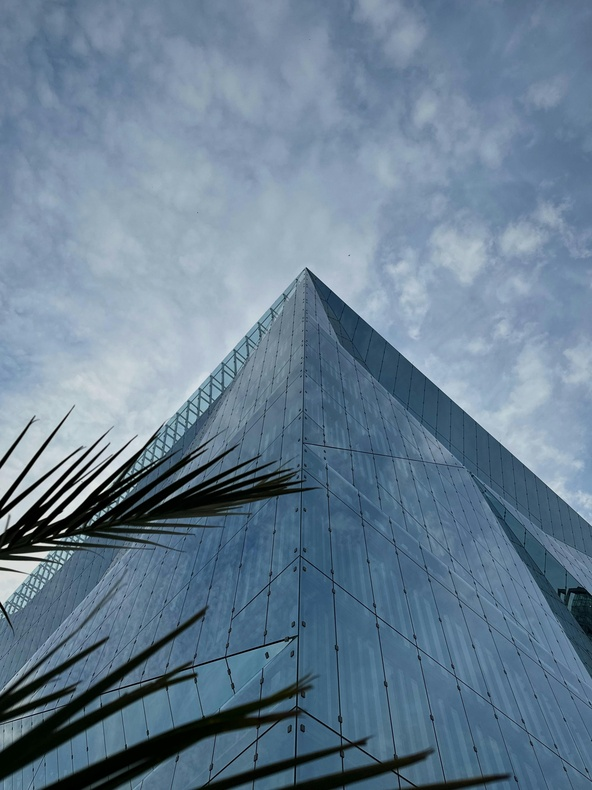
#> input picture images/building1.jpg, 592 x 790 px, shrunk from 3024 x 4032 before the run; its folder holds 4 pictures in this run
$ jupyter execute image_loader.ipynb
#> lines starting #> are read from the running program, lines starting #| are printed output that depends on the picture
# Import Libraries

[cell 1]
import os
import cv2
import numpy as np
import matplotlib.pyplot as plt

# Define Dataset Path

[cell 2]
DATA_PATH = "../../images"

categories = ["building", "checker", "grid", "object", "shape"]

# Image Loader Function

[cell 3]
def load_images_by_prefix(data_path, categories):
#> called with data_path = '../../images'
    dataset = {cat: [] for cat in categories}

    for file in os.listdir(data_path):
        if file.lower().endswith((".jpg", ".png", ".jpeg")):
            for category in categories:
                if file.startswith(category):
                    img_path = os.path.join(data_path, file)
                    img = cv2.imread(img_path)
#> img is the input picture: shape (790, 592, 3); mean B, G, R 146.5, 126.6, 104

                    if img is not None:
                        img = cv2.cvtColor(img, cv2.COLOR_BGR2RGB)
                        dataset[category].append({
                            "filename": file,
                            "image": img
                        })

    return dataset

# Load Dataset

[cell 4]
dataset = load_images_by_prefix(DATA_PATH, categories)
#> dataset = 5 items

for category in dataset:
    print(f"{category}: {len(dataset[category])} images")
#> this loop made 5 passes
#> category on passes 1 to 5: 'building', 'checker', 'grid', 'object', 'shape'
#| building: 3 images
#| checker: 1 images
#| grid: 0 images
#| object: 0 images
#| shape: 0 images

# Display Sample Images

[cell 5]
def show_samples(dataset, category, num=3):
#> called with category = 'checker', num = 3
    plt.figure(figsize=(15,5))

    for i in range(min(num, len(dataset[category]))):
        plt.subplot(1, num, i+1)
        plt.imshow(dataset[category][i]["image"])
        plt.title(dataset[category][i]["filename"])
        plt.axis("off")
#> this loop made 1 pass

    plt.suptitle(f"Category: {category}")
    plt.show()
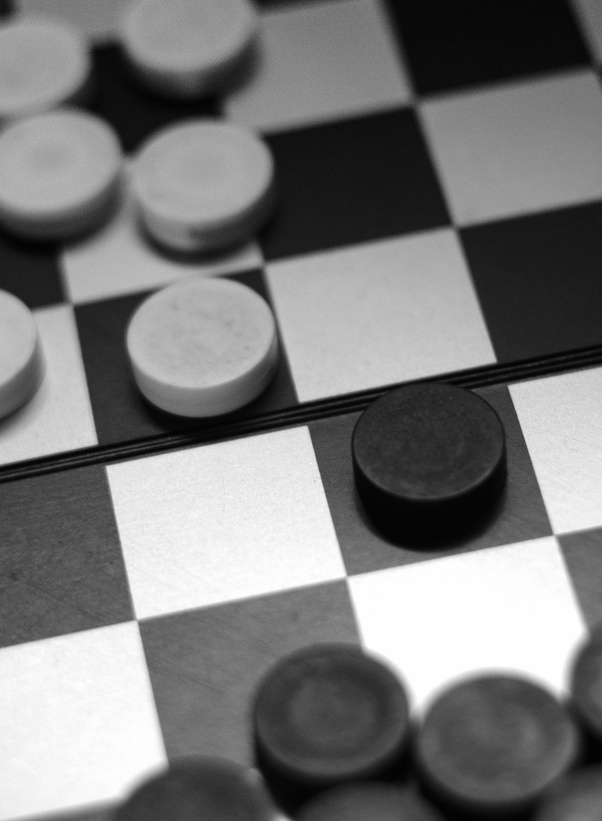
#> shown: shape (821, 602, 3); min 1, max 255, mean 122.1

show_samples(dataset, "checker")
